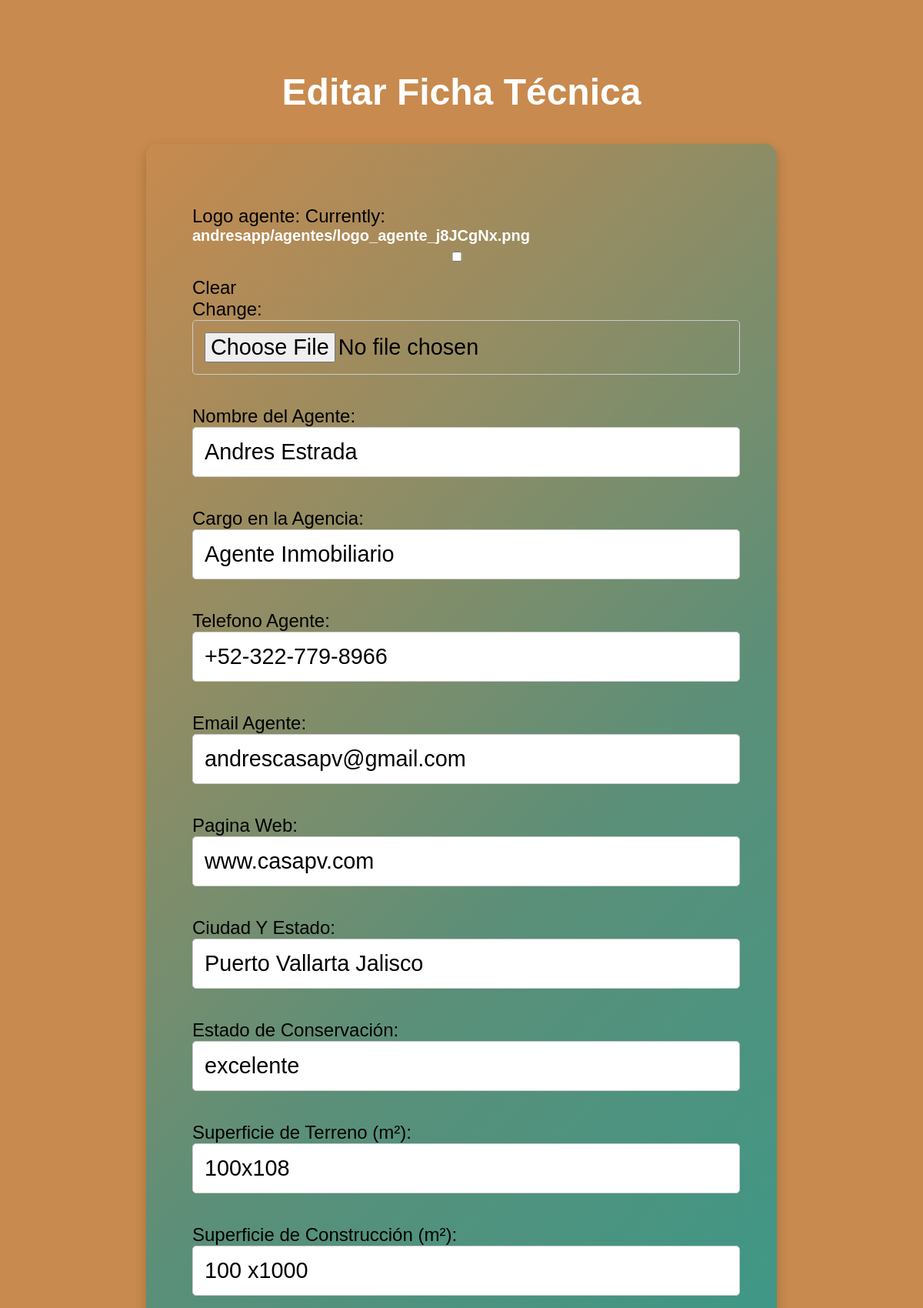
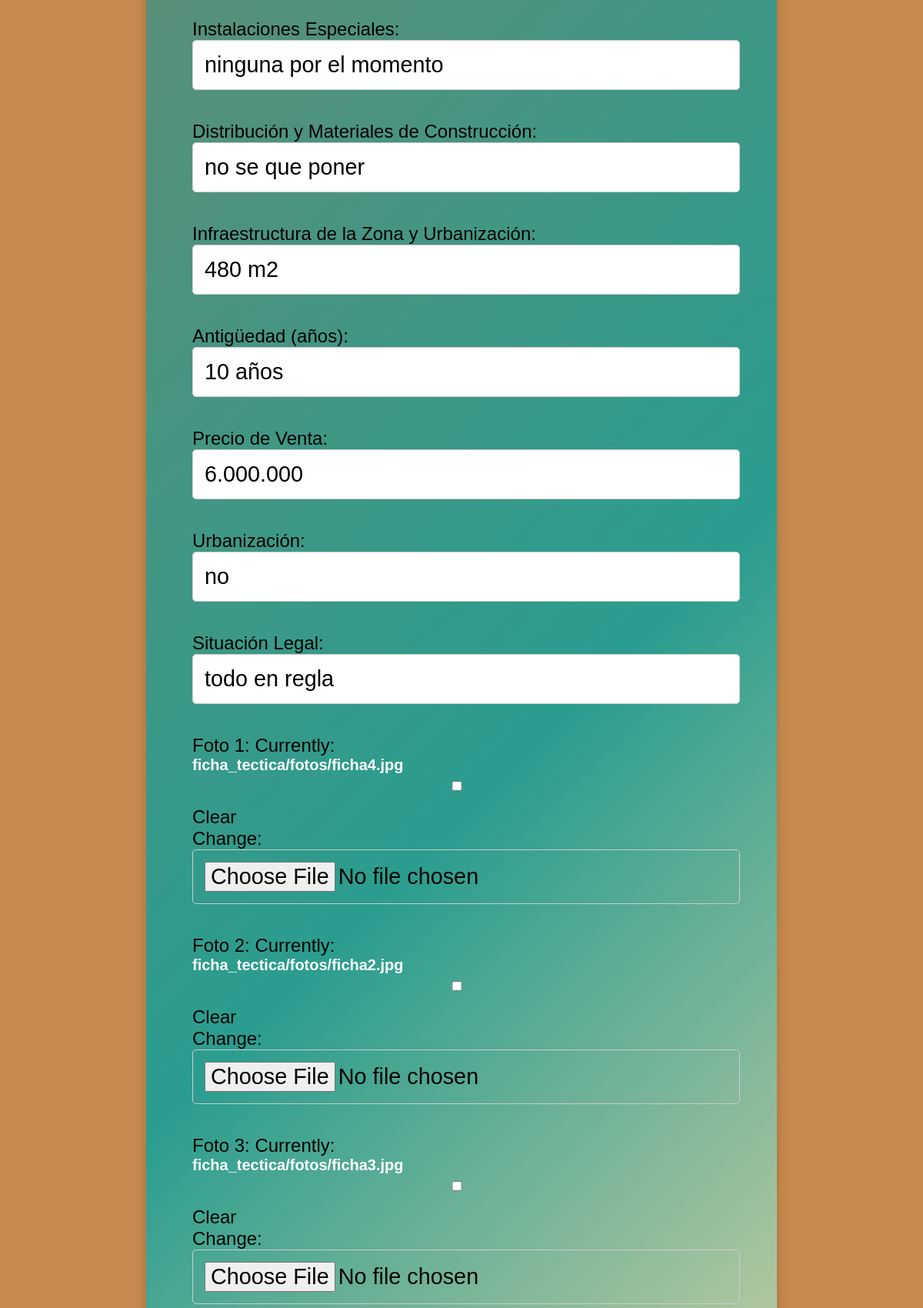
Screenshot of /editar_ficha_tecnica/2/ (upper part) with the database file from the repository (2 pictures, top to bottom).
### andresapp/models.py (models this page shows, shortened)
class FichaTecnica(models.Model):
    logo_agente=models.ImageField(upload_to='andresapp/agentes', null=True, blank=True)
    nombre_agente=models.CharField(max_length=255, blank=True, null=True)
    cargo_en_la_agencia=models.CharField(max_length=255, blank=True, null=True)
    telefono_agente=models.CharField(max_length=255, blank=True, null=True)
    email_agente=models.CharField(max_length=255, blank=True, null=True)
    pagina_web=models.CharField(max_length=255, blank=True, null=True)
    ciudad_y_estado=models.CharField(max_length=255, blank=True, null=True)
    estado_conservacion = models.CharField(max_length=250)
    superficie_terreno = models.CharField(max_length=250)
    superficie_construccion = models.CharField(max_length=250)
    instalaciones_especiales = models.CharField(max_length=250,blank=True)
    distribucion_materiales = models.CharField(max_length=250,blank=True)
    infraestructura_zona = models.CharField(max_length=250,blank=True)
    antiguedad = models.CharField(max_length=250)
    precio_venta = models.CharField(max_length=250, blank=True, null=True)
    urbanizacion = models.CharField(max_length=250 ,blank=True, null=True)
    situacion_legal = models.CharField(max_length=250,blank=True)
    foto_1 = models.ImageField(upload_to='ficha_tectica/fotos/', blank=True, null=True)
    foto_2 = models.ImageField(upload_to='ficha_tectica/fotos/', blank=True, null=True)
    foto_3 = models.ImageField(upload_to='ficha_tectica/fotos/', blank=True, null=True)
    foto_4 = models.ImageField(upload_to='ficha_tectica/fotos/', blank=True, null=True)

### andresapp/views.py (the view)
# urls.py: path('editar_ficha_tecnica/<int:pk>/', views.editar_ficha_tecnica, name='editar_ficha_tecnica'),
def editar_ficha_tecnica(request, pk):
    ficha = get_object_or_404(FichaTecnica, pk=pk)
    if request.method == 'POST':
        form = FichaTecnicaForm(request.POST, request.FILES, instance=ficha)
        if form.is_valid():
            form.save()
            return redirect('lista_fichas_tecnicas')  # Redirect to the list view after saving
    else:
        form = FichaTecnicaForm(instance=ficha)
    return render(request, 'editar_ficha_tecnica.html', {'form': form})

### andresapp/templates/editar_ficha_tecnica.html (shortened to what this page needs)
<!DOCTYPE html>
<html lang="en">
<head>
    {%load static%}
    <link rel="stylesheet" href="{% static '/css/estilos_creaciones_y_edicion.css' %}">
</head>
<body>
<h1>Editar Ficha Técnica</h1>
<form method="post" enctype="multipart/form-data">
    {{ form.as_p }}
</form>
</body>
</html>

### andresapp/static/css/estilos_creaciones_y_edicion.css (style rules this page uses)
body { font-family: Arial, sans-serif; margin: 0; padding: 60px; background:#c88a4e; }
h1 { text-align: center; margin-bottom: 40px; font-size: 3em; color: #fff; }
form { background: white; padding: 60px; border-radius: 15px; box-shadow: 0 6px 15px rgba(0, 0, 0, 0.2); max-width: 700px; margin: auto; background: linear-gradient(135deg, #c88a4e, #5a8f79, #2a9d8f, #e9d8a6); }
a { text-decoration: none; font-weight: bold; font-size: 1.2rem; -webkit-background-clip: text; background-clip: text; color: transparent; transition: all 0.3s ease; color:white; }
form p { margin: 20px 0; font-size: 1.5em; }
input, textarea, select { width: calc(100% - 20px); padding: 15px; font-size: 1.2em; border: 1px solid #ccc; border-radius: 5px; margin-bottom: 20px; }
a { display:flex; margin:auto; text-decoration:none; font-size:20px; }

### rows the page displays
FichaTecnica: nombre_agente "Andres Estrada", cargo_en_la_agencia "Agente Inmobiliario", telefono_agente "+52-322-779-8966", email_agente "andrescasapv@gmail.com", pagina_web "www.casapv.com", ciudad_y_estado "Puerto Vallarta Jalisco", estado_conservacion "excelente", superficie_terreno "100x108", superficie_construccion "100 x1000", instalaciones_especiales "ninguna por el momento", distribucion_materiales "no se que poner", infraestructura_zona "480 m2", antiguedad "10 años", precio_venta "6.000.000", urbanizacion "no", situacion_legal "todo en regla"
